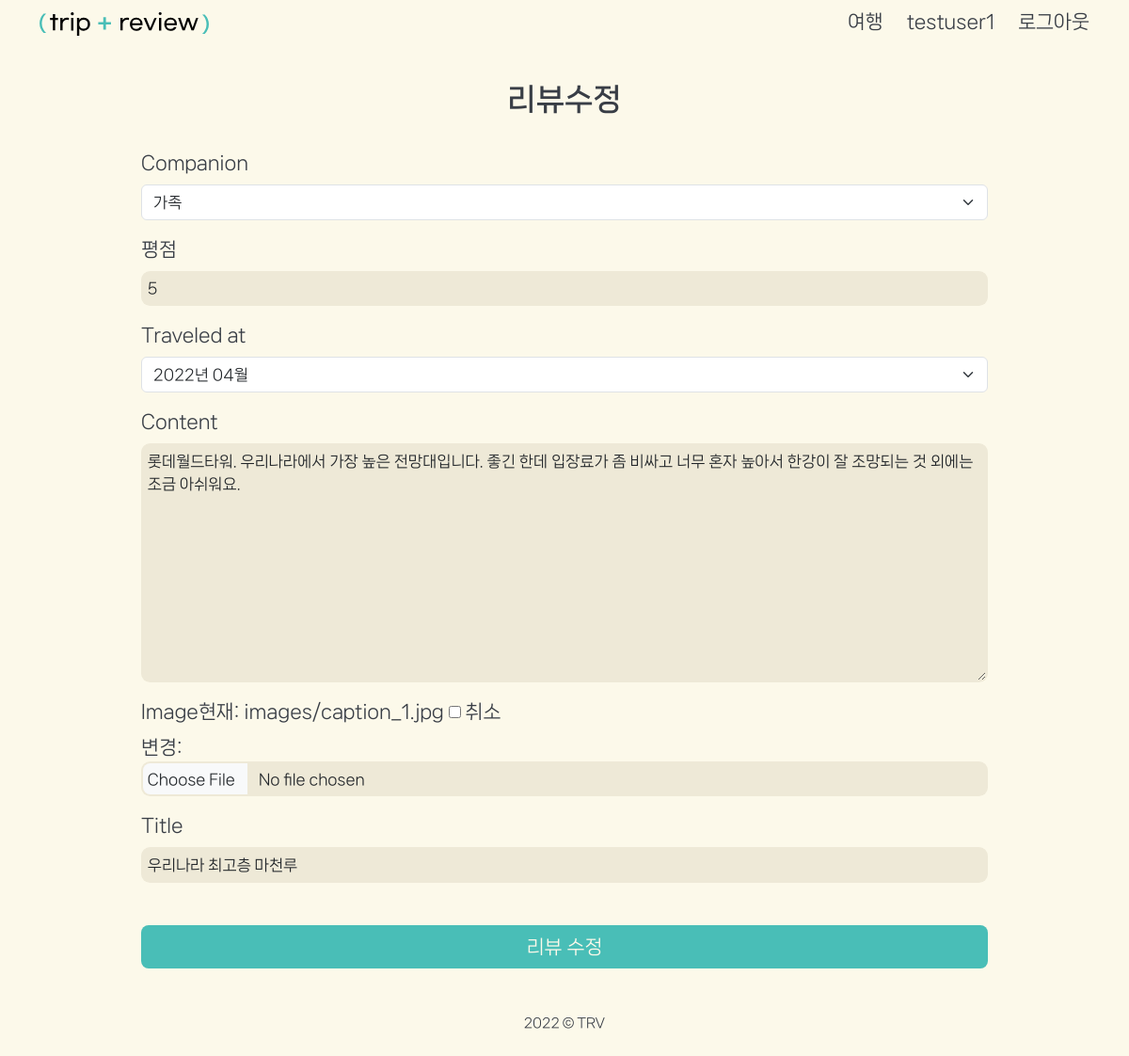
Page /reviews/update/6/ (signed in) on the committed database.
### accounts/models.py (models this page shows)
class User(AbstractUser):
    followings = models.ManyToManyField(
        "self", symmetrical=False, related_name="follower"
    )
    profile_image = ProcessedImageField(
        upload_to="images/",
        blank=True,
        format="JPEG",
        options={"quality": 80},
        processors=[ResizeToFill(150, 150)],
    )

### reviews/models.py (models this page shows)
class Review(models.Model):
  title = models.CharField(max_length=80)
  content = models.TextField(max_length=200)
  created_at = models.DateTimeField(auto_now_add=True)
  updated_at = models.DateTimeField(auto_now=True)
  grade = models.IntegerField(
        default=3,
        validators=[MaxValueValidator(5), MinValueValidator(1)],
        verbose_name="평점",
    )
  image = ProcessedImageField(
        blank=True,
        upload_to="images/",
        format="JPEG",
        options={"quality": 80},
    )
  traveled_at = models.CharField(max_length=12, choices=Month_choices, default='2022년 11월')
  companion = models.CharField(max_length=6, choices=Companion, default='가족')
  user = models.ForeignKey(settings.AUTH_USER_MODEL, on_delete=models.CASCADE)
  like_users = models.ManyToManyField(
        settings.AUTH_USER_MODEL, related_name="like_reviews"
    )
  location = models.ForeignKey(location_models.Location, on_delete=models.CASCADE)

### reviews/views.py (the view)
# urls.py: path("update/", views.update, name="update"),
@login_required
def update(request, review_pk):
    review = Review.objects.get(pk=review_pk)
    if request.method == "POST":
        review_form = ReviewForm(request.POST, request.FILES, instance=review)
        if review_form.is_valid():
            review_form.save()
            messages.success(request, "리뷰가 수정되었습니다.")
            return redirect("reviews:index", review.location.id)
    else:
        review_form = ReviewForm(instance=review)
    context = {"review_form": review_form}
    return render(request, "reviews/update.html", context)

### reviews/forms.py
class ReviewForm(forms.ModelForm):
    class Meta:
        model = Review
        fields = {
            "title",
            "traveled_at",
            "grade",
            "companion",
            "content",
            "image",
        }

### reviews/templates/reviews/update.html (shortened to what this page needs)
{% extends 'base.html' %}
{% load django_bootstrap5 %}
{% block content %}
  <h1 class='tit'>리뷰수정</h1>
  <form action='' method='POST' enctype="multipart/form-data" id="revud-form">
    {% bootstrap_form review_form %}
    <button type="submit" class="btnC btn-sb">리뷰 수정</button>
  </form>
{% endblock content %}

### templates/base.html (shortened to what this page needs)
{% load django_bootstrap5 %}
{% load static %}
<!DOCTYPE html>
<html lang="ko">
  <head>
    {% block css %}
      <link rel="stylesheet" href="https://cdn.jsdelivr.net/npm/bootstrap-icons@1.9.1/font/bootstrap-icons.css">
      {% bootstrap_css %}
      <link rel="stylesheet" href="{% static 'css/init.css' %}">
      <link rel="stylesheet" href="{% static 'css/style.css' %}">
    {% endblock css %}
  </head>
  <body>
    <header>
      <nav class="py-2">
        <div class="container d-flex justify-content-between ">
          <div class="logo">
            <a href="{% url 'index' %}">
              <img src="{% static 'img/trv_logo.svg' %}" alt="trv_logo">
            </a>
          </div>
          <div>
            <ul class="nav-area d-flex justify-content-center align-items-center">
              <li class="plane-area">
                <a href="{% url 'location:index' %}">
                  여행</a>
              </li>
              {% if request.user.is_authenticated %}
                <li>
                  <a href="{% url 'accounts:detail' request.user.pk %}">{{request.user}}
                  </a>
                </li>
                <li>
                  <a href="{% url 'accounts:logout' %}">
                    로그아웃
                  </a>
                </li>
              {% endif %}
            </ul>
          </div>
        </div>
      </nav>
    </header>
    <main>
      <div class="container">
        {% block content %}{% endblock content %}
      </div>
    </main>
    <footer>
      <div class="footer">
        <p class="cpr">2022 &copy; TRV</p>
      </div>
    </footer>
  </body>
</html>

### static/css/init.css (style rules this page uses)
html, body, div, span, object, iframe, h1, h2, h3, h4, h5, h6, p, blockquote, pre, abbr, address, cite, code, del, dfn, em, img, ins, kbd, q, samp, small, strong, sub, sup, var, b, i, dl, dt, dd, ol, ul, li, fieldset, form, label, legend, table, caption, tbody, tfoot, thead, tr, th, td, article, aside, canvas, details, figcaption, figure, footer, header, hgroup, menu, nav, section, summary, time, mark, audio, video, input, select, button { margin: 0; padding: 0; border: 0; outline: 0; font-size: 100%; vertical-align: baseline; background: transparent; }
body { line-height: 1; position: relative; }
img { max-width: 100%; display: inline-block; }
ul { list-style: none; }
a { margin: 0; padding: 0; font-size: 100%; vertical-align: baseline; background: transparent; text-decoration: none; color: inherit; }
input, select { vertical-align: middle; }
*, *::after, *::before { box-sizing: border-box; }

### static/css/style.css (style rules this page uses)
:root { --main: #49beb7; --highlight: #83d8d2; --warning: #ff8a5c; --warningH: #f0622a; --bg: #fcf9ea; --bgD: #eee9d7; --txt: #393e46; --gr: #d1cfc6; }
body { font-family: "NanumSquareNeo", sans-serif; color: var(--txt); font-size: 20px; line-height: 1.5; background: var(--bg); }
a { color: inherit; }
header { position: sticky; top: 0; z-index: 100; background: var(--bg); }
.logo { width: 180px; }
.logo img { margin-top: 0.3rem; }
.nav-area li { margin-right: 25px; position: relative; }
.nav-area li:last-child { margin-right: 0; }
.nav-area .plane-area { position: relative; overflow: hidden; padding-left: 1.5rem; }
.nav-area li a::after { content: ""; display: block; background: var(--main); width: 0%; height: 3px; position: absolute; bottom: -3px; left: 0px; transition: 0.2s; }
.tit { font-size: 2rem; font-weight: 700; text-align: center; margin: 2rem 0; }
.btnC { background: var(--main); color: var(--bg); display: inline-block; padding: 0.5rem 1rem; margin: 1.8rem auto 0; border-radius: 0.5rem; transition: 0.2s; position: relative; left: 50%; transform: translateX(-50%); max-width: 900px; text-align: center; }
.btn-sb { width: 100%; }
#update-form, #pw-form, #loc-form, #rev-form, #revud-form { max-width: 900px; margin: 0 auto 3rem; }
#update-form input, #pw-form input, #loc-form input, #rev-form input, #revud-form input, #rev-form textarea, #revud-form textarea { border: 2px solid rgba(0, 0, 0, 0); border-radius: 0.6rem; background: var(--bgD); padding: 0.3rem; box-sizing: border-box; transition: 0.2s; }
.footer { height: 30px; text-align: center; margin: 1rem; position: relative; bottom: 0; }
.footer .cpr { font-size: 0.7em; }

### rows in the picture
User: user "testuser1"
Review: companion "가족", grade "5", traveled_at "2022년 04월", content "롯데월드타워. 우리나라에서 가장 높은 전망대입니다. 좋긴 한데 입장료가 좀 비싸고 너무 혼자 높아서 한강이 잘 조망되는 것 외에는 조금 아쉬워요.", title "우리나라 최고층 마천루"
